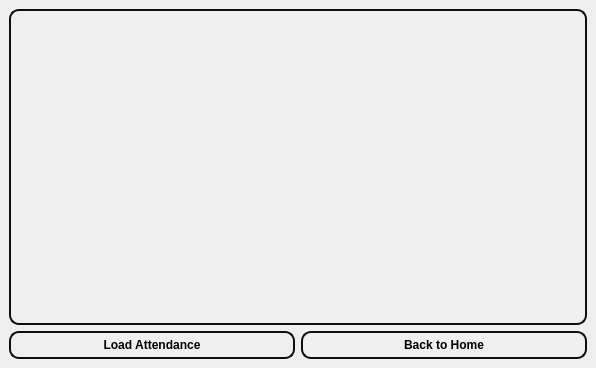
<?xml version="1.0" encoding="UTF-8"?>
<ui version="4.0">
 <class>attendance_teacher</class>
 <widget class="QMainWindow" name="attendance_teacher">
  <property name="geometry">
   <rect>
    <x>0</x>
    <y>0</y>
    <width>596</width>
    <height>368</height>
   </rect>
  </property>
  <property name="windowTitle">
   <string>MainWindow</string>
  </property>
  <widget class="QWidget" name="centralwidget">
   <layout class="QVBoxLayout" name="verticalLayout_3">
    <item>
     <layout class="QVBoxLayout" name="verticalLayout_2">
      <item>
       <widget class="QTableView" name="tableView_attendance">
        <property name="styleSheet">
         <string notr="true">QTableView {
    border: 2px solid rgb(16, 16, 16);
    border-radius: 10px;
    background-color: rgba(255, 255, 255, 0); /* transparent */
    gridline-color: rgba(16, 16, 16, 50);
    padding: 5px;
    margin: 0px;
    selection-background-color: rgba(135, 206, 250, 180); /* light blue on selection */
    selection-color: black;
    show-grid: true;
}

QHeaderView::section {
    background-color: rgba(200, 200, 200, 150);
    padding: 4px;
    border: 1px solid gray;
    border-radius: 4px;
    font-weight: bold;
}

QTableView::item {
    border: 1px solid rgb(120, 120, 120);
    border-radius: 6px;
    padding: 5px;
    background-color: rgba(255, 255, 255, 30); /* slight transparency */
    color: black;
}

QTableView::item:selected {
    background-color: rgba(135, 206, 250, 180);
    color: black;
}

QTableView::item:hover {
    background-color: rgba(200, 200, 200, 100);
}
</string>
        </property>
       </widget>
      </item>
      <item>
       <layout class="QHBoxLayout" name="horizontalLayout_6">
        <item>
         <widget class="QPushButton" name="pushButton_load">
          <property name="font">
           <font>
            <bold>true</bold>
           </font>
          </property>
          <property name="styleSheet">
           <string notr="true">QPushButton {
    border: 2px solid rgb(16, 16, 16);
    border-radius: 10px; 
    background-color:rgb(255, 255, 255,0);
    min-width: 9px; 
    min-height: 9px; 
    padding: 5px; 
    margin: 0px; 
}
</string>
          </property>
          <property name="text">
           <string>Load Attendance</string>
          </property>
         </widget>
        </item>
        <item>
         <widget class="QPushButton" name="pushButton_home_2">
          <property name="font">
           <font>
            <bold>true</bold>
           </font>
          </property>
          <property name="styleSheet">
           <string notr="true">QPushButton {
    border: 2px solid rgb(16, 16, 16);
    border-radius: 10px; 
    background-color:rgb(255, 255, 255,0);
    min-width: 9px; 
    min-height: 9px; 
    padding: 5px; 
    margin: 0px; 
}
</string>
          </property>
          <property name="text">
           <string>Back to Home</string>
          </property>
         </widget>
        </item>
       </layout>
      </item>
     </layout>
    </item>
   </layout>
  </widget>
 </widget>
 <resources/>
 <connections/>
</ui>
